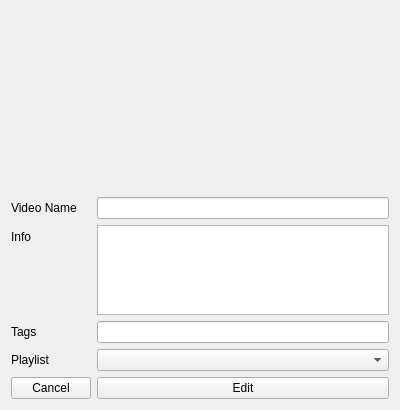
<?xml version="1.0" encoding="UTF-8"?>
<ui version="4.0">
 <class>EditInfo</class>
 <widget class="QWidget" name="EditInfo">
  <property name="geometry">
   <rect>
    <x>0</x>
    <y>0</y>
    <width>400</width>
    <height>410</height>
   </rect>
  </property>
  <property name="windowTitle">
   <string>EditInfo</string>
  </property>
  <layout class="QFormLayout" name="formLayout">
   <item row="0" column="0" colspan="2">
    <widget class="QLabel" name="thumbnail">
     <property name="minimumSize">
      <size>
       <width>320</width>
       <height>180</height>
      </size>
     </property>
     <property name="autoFillBackground">
      <bool>false</bool>
     </property>
     <property name="styleSheet">
      <string notr="true"/>
     </property>
     <property name="text">
      <string/>
     </property>
     <property name="scaledContents">
      <bool>true</bool>
     </property>
    </widget>
   </item>
   <item row="4" column="0">
    <widget class="QLabel" name="nameLabel">
     <property name="text">
      <string>Video Name</string>
     </property>
    </widget>
   </item>
   <item row="4" column="1">
    <widget class="QLineEdit" name="nameEdit"/>
   </item>
   <item row="5" column="0">
    <widget class="QLabel" name="infoLabel">
     <property name="text">
      <string>Info</string>
     </property>
    </widget>
   </item>
   <item row="5" column="1">
    <widget class="QTextEdit" name="infoEdit"/>
   </item>
   <item row="6" column="0">
    <widget class="QLabel" name="tagsLabel">
     <property name="text">
      <string>Tags</string>
     </property>
    </widget>
   </item>
   <item row="6" column="1">
    <widget class="QLineEdit" name="tagsEdit"/>
   </item>
   <item row="8" column="0">
    <widget class="QPushButton" name="cancelButton">
     <property name="text">
      <string>Cancel</string>
     </property>
    </widget>
   </item>
   <item row="8" column="1">
    <widget class="QPushButton" name="editButton">
     <property name="text">
      <string>Edit</string>
     </property>
    </widget>
   </item>
   <item row="7" column="1">
    <widget class="QComboBox" name="playlistEdit"/>
   </item>
   <item row="7" column="0">
    <widget class="QLabel" name="playlistLabel">
     <property name="text">
      <string>Playlist</string>
     </property>
    </widget>
   </item>
  </layout>
 </widget>
 <layoutdefault spacing="6" margin="11"/>
 <resources>
  <include location="mainwindow.qrc"/>
 </resources>
 <connections/>
</ui>
